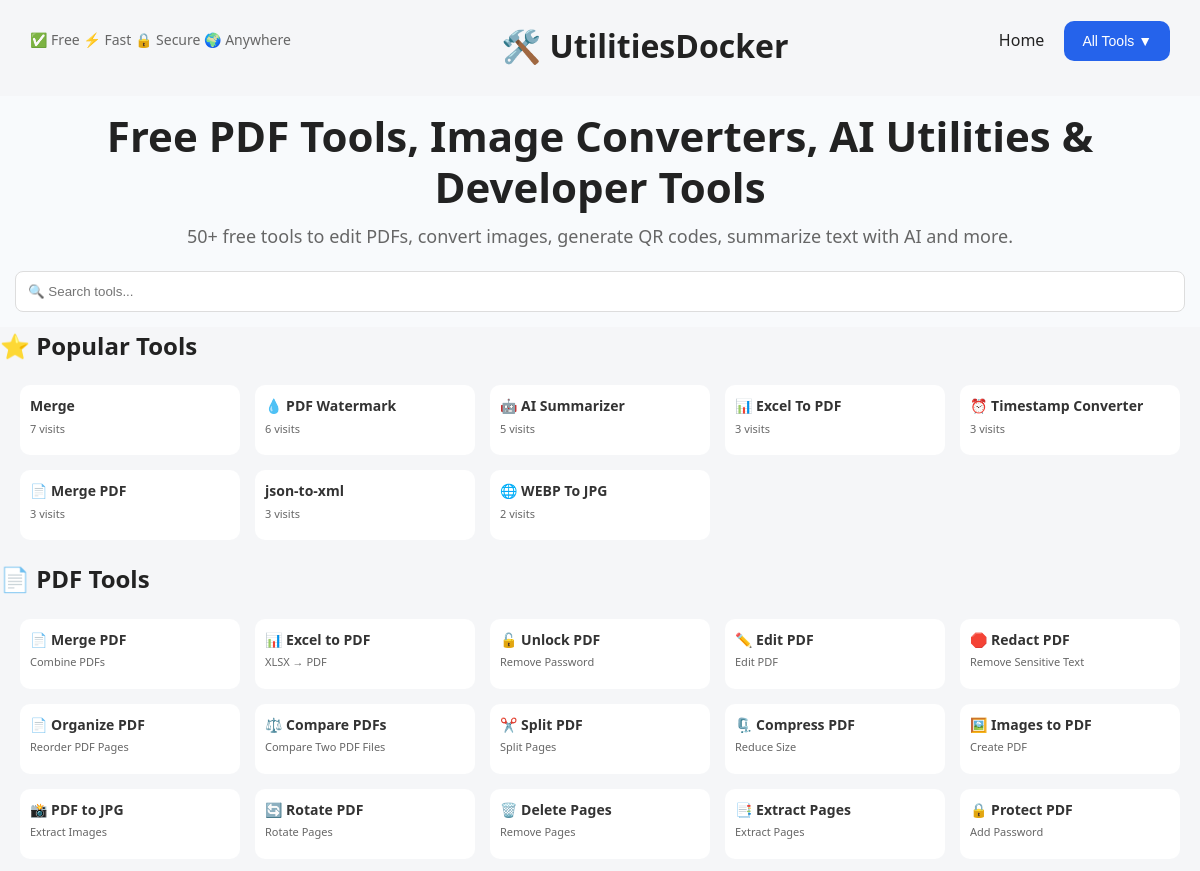
Before: / (upper part) with the older database file.
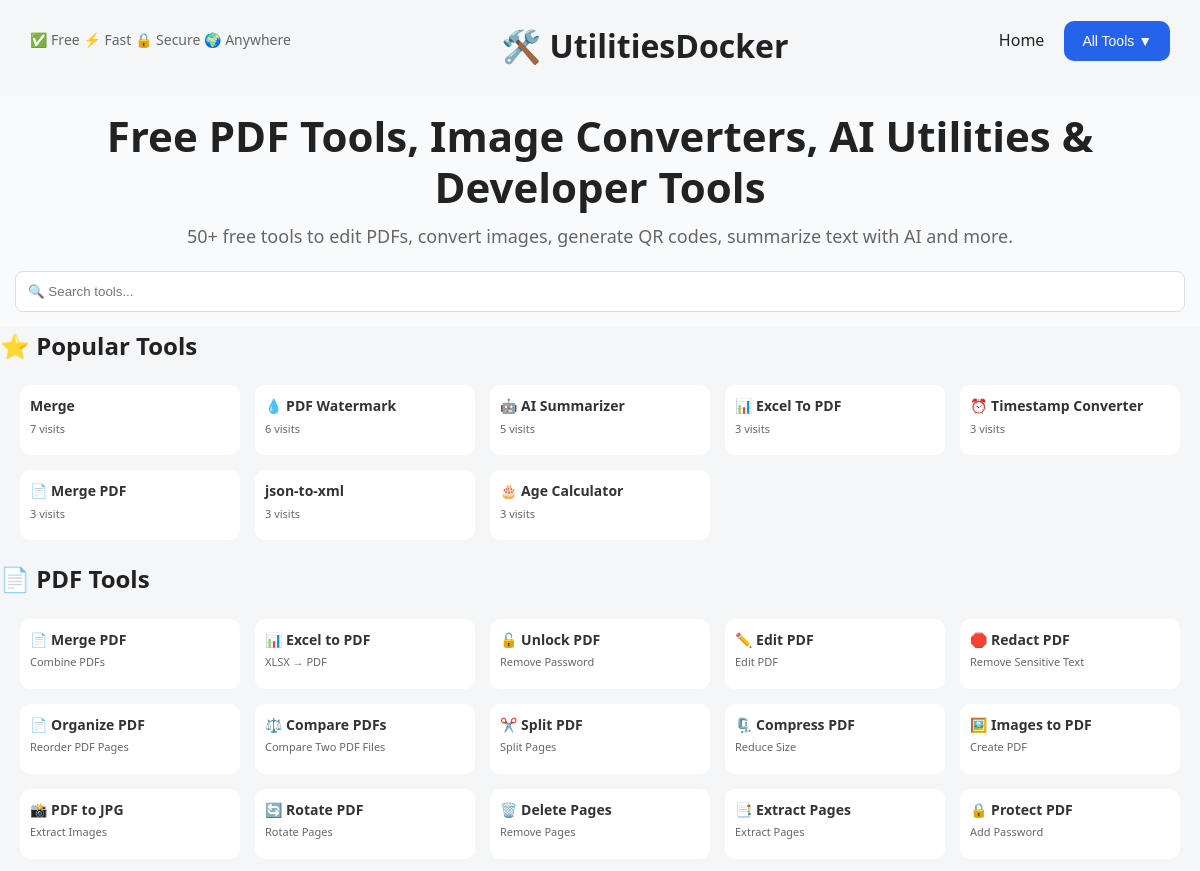
After: the same page with the newer database file.
### tables this page shows
CREATE TABLE tool_visits(
            tool_name TEXT PRIMARY KEY,
            visits INTEGER DEFAULT 0
        );

### app.py (the view)
@app.get("/", response_class=HTMLResponse)
async def home(request: Request):
    conn = sqlite3.connect("tools.db")
    popular_tools = conn.execute("""
        SELECT tool_name, visits
        FROM tool_visits
        ORDER BY visits DESC
        LIMIT 8
    """).fetchall()
    conn.close()
    return templates.TemplateResponse(
        request=request,
        name="home.html",
        context={
            "popular_tools": popular_tools,
            "tool_links": TOOL_LINKS,
            "tool_icons": TOOL_ICONS,
            "tool_names": TOOL_NAMES
        }
    )

### templates/home.html (shortened to what this page needs)
<!DOCTYPE html>
<html>
<head>
    <link rel="stylesheet" href="/static/style.css">
</head>
<body>
<div class="nav-row">
    <div class="nav-features">
        <span>✅ Free</span>
        <span>⚡ Fast</span>
        <span>🔒 Secure</span>
        <span>🌍 Anywhere</span>
    </div>
    <div class="logo">
        🛠️ UtilitiesDocker
    </div>
    <div class="nav-links">
        <a href="/">Home</a>
        <div class="dropdown">
            <button class="dropbtn">
                All Tools ▼
            </button>
        </div>
    </div>
</div>
<section class="hero">
<h1>
Free PDF Tools, Image Converters,
AI Utilities & Developer Tools
</h1>
<p>
    50+ free tools to edit PDFs, convert images, generate QR codes,
    summarize text with AI and more.
</p>
    <div class="search-container">
        <input
            type="text"
            id="toolSearch"
            placeholder="🔍 Search tools..."
            onkeyup="searchTools()">
    </div>
</section>
<h2 class="section-title">⭐ Popular Tools</h2>
<div class="tool-grid">
{% for tool, visits in popular_tools %}
<a href="{{ tool_links.get(tool.lower(),'#') }}"
   class="tool-card">
    <h3>{{ tool_names.get(tool, tool) }}</h3>
    <p>{{ visits }} visits</p>
</a>
{% endfor %}
</div>
<h2 class="section-title">📄 PDF Tools</h2>
<div class="tool-grid">
    <a href="/merge" class="tool-card">
        <h3>📄 Merge PDF</h3>
        <p>Combine PDFs</p>
    </a>
    <a href="/excel-to-pdf" class="tool-card">
    <h3>📊 Excel to PDF</h3>
    <p>XLSX → PDF</p>
</a>
<a href="/unlock-pdf" class="tool-card">
    <h3>🔓 Unlock PDF</h3>
    <p>Remove Password</p>
</a>
<a href="/edit-pdf" class="tool-card">
 <h3>✏️ Edit PDF</h3>
    <p>Edit PDF</p>
</a>
<a href="/redact-pdf" class="tool-card">
    <h3>🛑 Redact PDF</h3>
    <p>Remove Sensitive Text</p>
</a>
<a href="/organize-pdf" class="tool-card">
    <h3>📄 Organize PDF</h3>
    <p>Reorder PDF Pages</p>
</a>
<a href="/compare-pdf" class="tool-card">
    <h3>⚖️ Compare PDFs</h3>
    <p>Compare Two PDF Files</p>
</a>
    <a href="/split" class="tool-card">
        <h3>✂️ Split PDF</h3>
        <p>Split Pages</p>
    </a>
    <a href="/compress" class="tool-card">
        <h3>🗜️ Compress PDF</h3>
        <p>Reduce Size</p>
    </a>
    <a href="/images-to-pdf" class="tool-card">
        <h3>🖼️ Images to PDF</h3>
        <p>Create PDF</p>
    </a>
    <a href="/pdf-to-jpg" class="tool-card">
        <h3>📸 PDF to JPG</h3>
        <p>Extract Images</p>
    </a>
    <a href="/rotate" class="tool-card">
        <h3>🔄 Rotate PDF</h3>
        <p>Rotate Pages</p>
    </a>
    <a href="/delete-pages" class="tool-card">
        <h3>🗑️ Delete Pages</h3>
        <p>Remove Pages</p>
    </a>
    <a href="/extract-pages" class="tool-card">
        <h3>📑 Extract Pages</h3>
        <p>Extract Pages</p>
    </a>
    <a href="/protect-pdf" class="tool-card">
        <h3>🔒 Protect PDF</h3>
        <p>Add Password</p>
    </a>
</div>
</body>
</html>

### static/style.css (style rules this page uses)
* { margin: 0; padding: 0; box-sizing: border-box; }
body { font-family: "Segoe UI", Arial, sans-serif; background: #f5f6f8; color: #222; line-height: 1.6; }
.logo { font-size:2rem; font-weight:700; padding:20px 30px 10px; }
.nav-row { display:flex; justify-content:space-between; align-items:center; padding:0 30px 15px; }
.nav-features { color:#666; font-size:14px; white-space:nowrap; }
.nav-links { display: flex; align-items: center; gap: 20px; }
.nav-links a { text-decoration: none; color: #222; font-weight: 500; }
.dropdown { position: relative; }
.dropbtn { background: #2563eb; color: white; border: none; padding: 12px 18px; border-radius: 10px; cursor: pointer; font-size: 14px; }
.hero { text-align:center; padding:15px 15px; background:#f8fafc; }
.hero h1 { font-size:42px; font-weight:700; margin-bottom:10px; line-height:1.2; }
.hero p { font-size:18px; color:#666; margin-bottom:20px; }
.tool-grid { display:grid; grid-template-columns: repeat(auto-fit,minmax(220px,1fr)); gap:15px; padding:20px; }
.tool-card { background:white; border-radius:10px; padding:10px; min-height:70px; text-decoration:none; color:#333; transition:0.2s; }
.tool-card h2, .tool-card h3 { font-size:14px; margin:0 0 4px; }
.tool-card p { font-size:11px; margin:0; color:#666; line-height:1.3; }
input, select, textarea { width: 100%; padding: 12px; border: 1px solid #ddd; border-radius: 8px; }
button { background: #2563eb; color: white; border: none; padding: 12px 18px; border-radius: 8px; cursor: pointer; }

Changed rows visible on the page:
no longer on this page (row unchanged): tool_visits: get "🌐 WEBP To JPG", visits "2"
added tool_visits: get "🎂 Age Calculator", visits "3"
